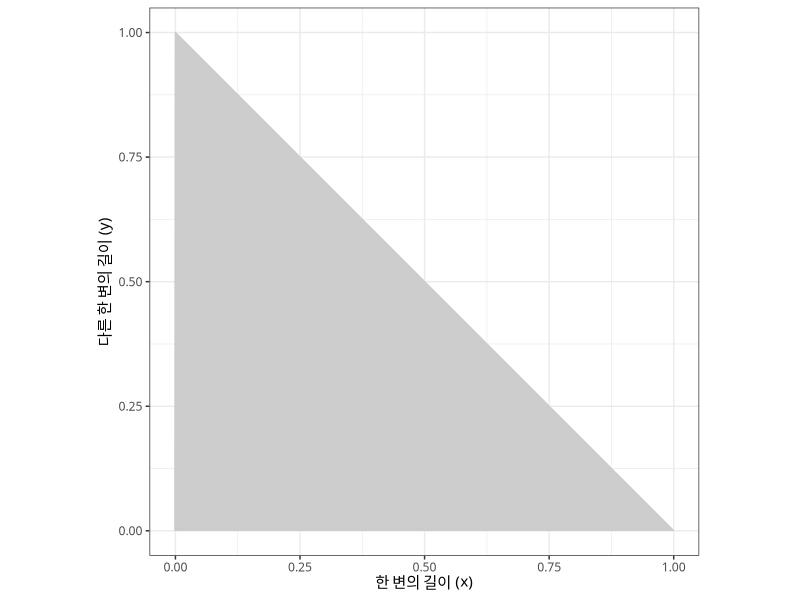
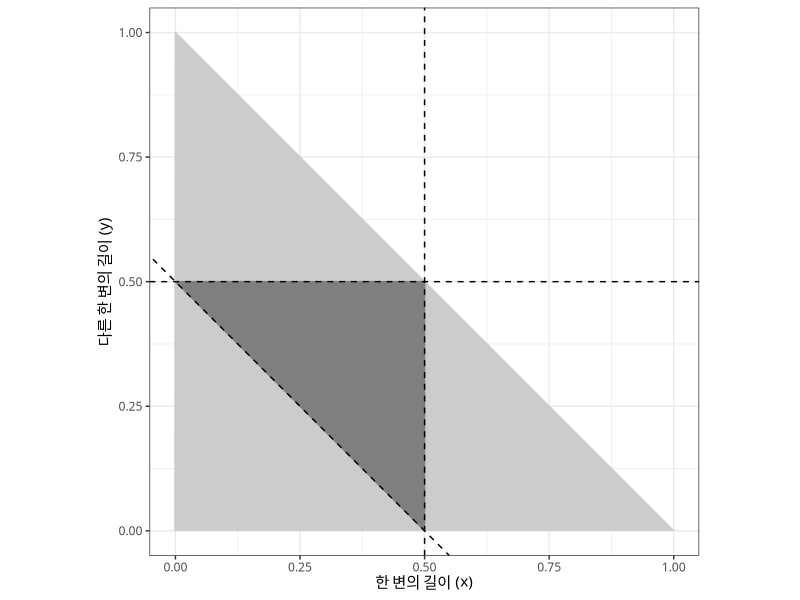

R code for these plots, in order:
## ---- chunk 1
# Code blocks and messages/warnings are hidden by default
knitr::opts_chunk$set(echo = FALSE)
knitr::opts_chunk$set(message = FALSE)
knitr::opts_chunk$set(warning = FALSE)

# Sane figure defaults
knitr::opts_chunk$set(fig.align = "center")
knitr::opts_chunk$set(out.width = 500)
knitr::opts_chunk$set(fig.width = 5)
knitr::opts_chunk$set(fig.height = 4)
knitr::opts_chunk$set(fig.retina = 2)

library(tidyverse)

theme_set(theme_bw())
theme_update(text=element_text(family="HUJingo340"))
## ---- chunk 2
base_p <- tribble(~x, ~y, 
        0, 0,
        0, 1,
        1, 0) %>% 
ggplot(aes(x = x, y = y)) +
  geom_area(color = "grey80", fill = "grey80") +
  coord_fixed(ratio = 1) +
  scale_x_continuous("한 변의 길이 (x)") +
  scale_y_continuous("다른 한 변의 길이 (y)")

base_p
## ---- chunk 3
small_area <- tribble(~x, ~y,
                      0.5, 0.5,
                      0.5, 0,
                      0, 0.5
                      )

base_p + 
  geom_polygon(color = "grey50", fill = "grey50", data = small_area) +
  geom_hline(yintercept = 0.5, linetype = "dashed") +
  geom_vline(xintercept = 0.5, linetype = "dashed") +
  geom_abline(intercept = 0.5, slope = -1, linetype = "dashed")
